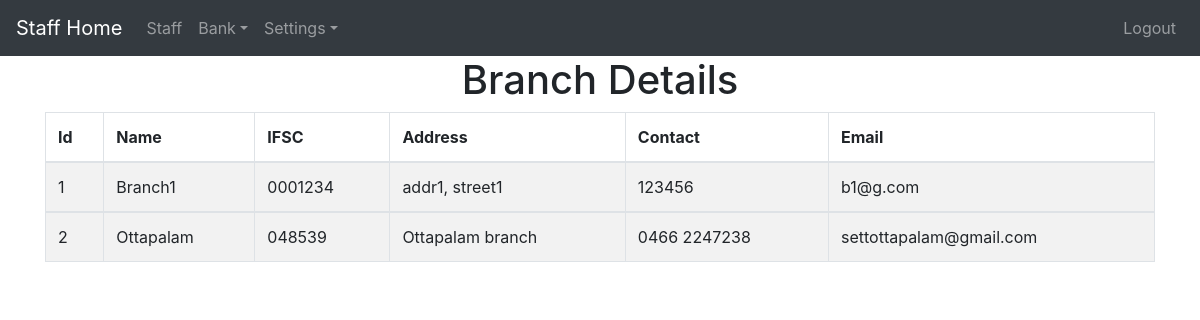
Page /staff_bank_master_view on the committed database.
### myapp/models.py (models this page shows)
class bank_master(models.Model):
    bankname = models.CharField(max_length=150)
    bankifsc = models.CharField(max_length=50)
    bankaddress = models.CharField(max_length=500)
    bankcontact = models.CharField(max_length=50)
    bankemail = models.CharField(max_length=50)

### myapp/views.py (the view)
# urls.py: path('staff_bank_master_view', views.staff_bank_master_view,name='staff_bank_master_view'),
def staff_bank_master_view(request):
    bm_l = bank_master.objects.all()
    context = {'bank_list':bm_l}
    return render(request, './myapp/staff_bank_master_view.html',context)

### myapp/templates/myapp/staff_bank_master_view.html (shortened to what this page needs)
{% extends 'myapp/staff_base.html' %}
{% load static %}
{% block body %}
<center>
    <h1>Branch Details</h1>
    <div class="container">
    <form role="form" name="frm" action="{% url 'staff_bank_master_view'%}" method="post">
        <table class="table table-striped table-bordered">
            <thead>
            <tr>
                <th>Id</th>
                <th>Name</th>
                <th>IFSC</th>
                <th>Address</th>
                <th>Contact</th>
                <th>Email</th>
            </tr>
            </thead>
            {% for bm in bank_list %}
            <tbody>
            <tr>
                <td>{{ bm.id }}</td>
                <td>{{ bm.bankname }}</td>
                <td>{{ bm.bankifsc }}</td>
                <td>{{ bm.bankaddress }}</td>
                <td>{{ bm.bankcontact }}</td>
                <td>{{ bm.bankemail }}</td>
            </tr>
            <tbody>
            {% endfor %}
        </table>
    </form>
    </div>
</center>
{% endblock %}

### myapp/templates/myapp/staff_base.html (style rules this page uses)
body { background-repeat: no-repeat; background-attachment: fixed; background-size: cover; }

### rows in the picture
bank_master: id "1", bankname "Branch1", bankifsc "0001234", bankaddress "addr1, street1", bankcontact "123456", bankemail "b1@g.com"
bank_master: id "2", bankname "Ottapalam", bankifsc "048539", bankaddress "Ottapalam branch", bankcontact "0466 2247238", bankemail "settottapalam@gmail.com"
